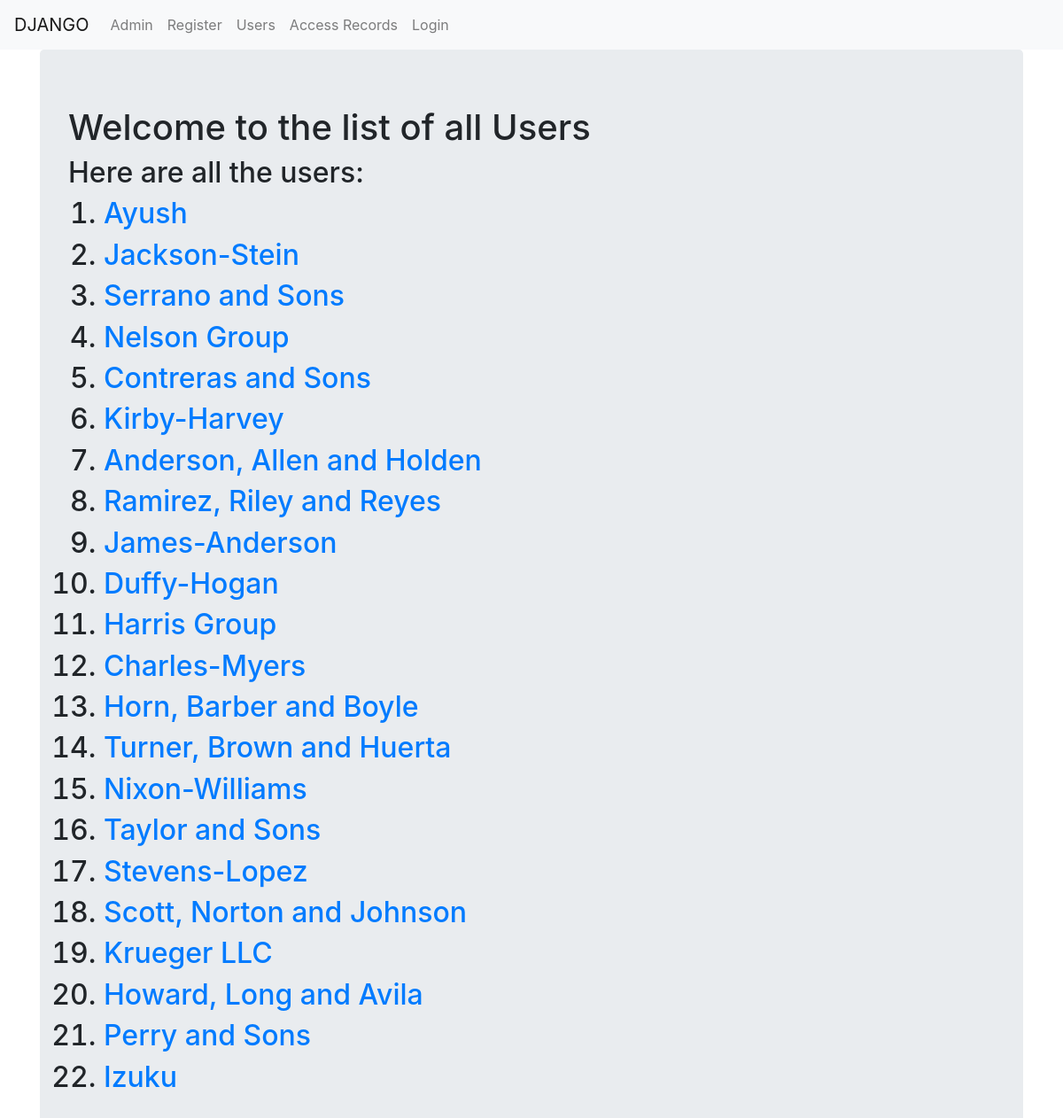
Page /webapp/users_list/ on the earlier database version.
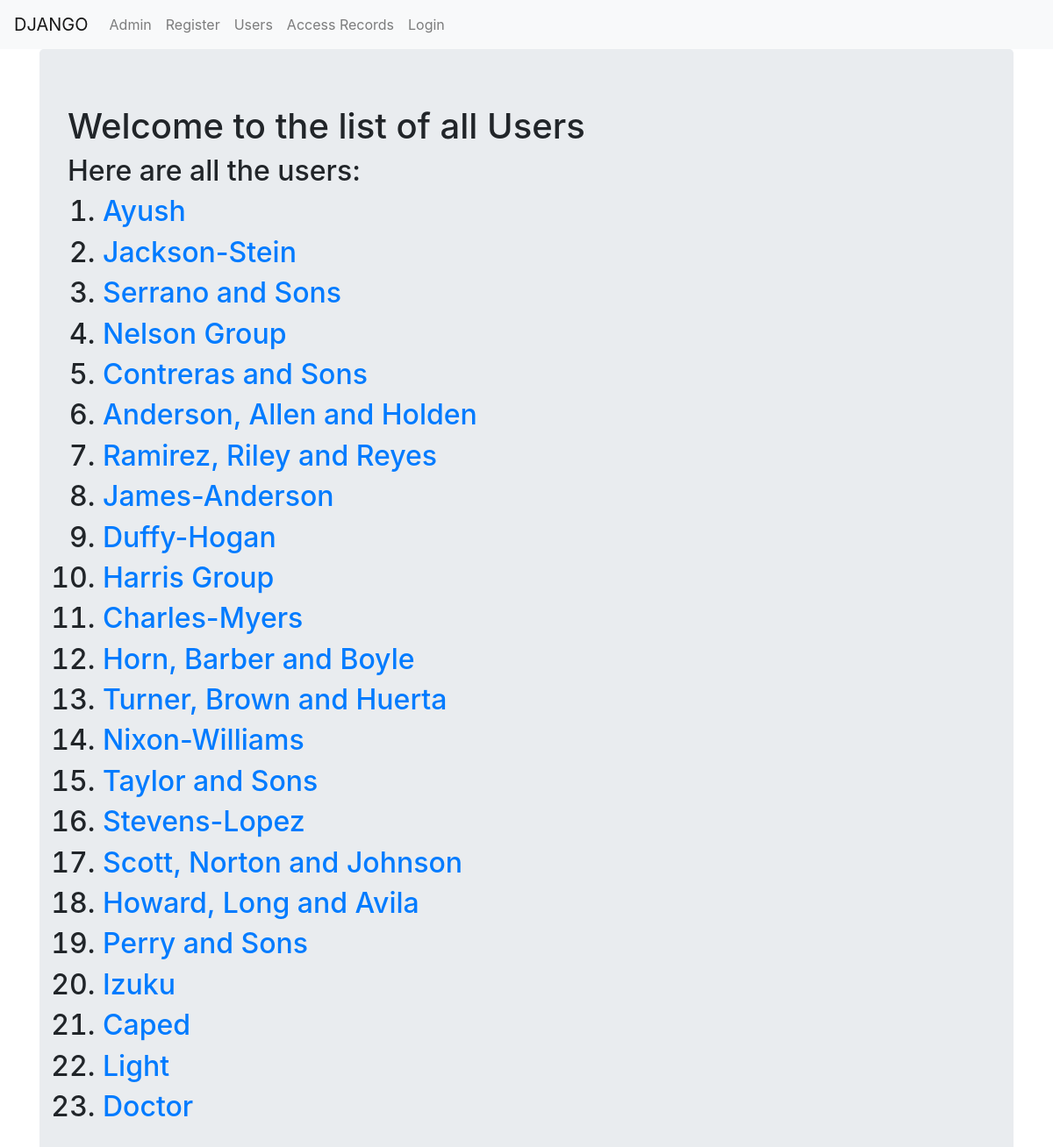
Same page on the later database version.
### webapp/models.py (models this page shows, shortened)
class User(models.Model):
    first_name = models.CharField(max_length=64)
    last_name = models.CharField(max_length=64)
    email = models.EmailField()

### webapp/views.py (the view)
class UsersListView(ListView):
    model = User
    template_name = 'webapp/user_list.html'

### templates/webapp/user_list.html
{% extends "webapp/base.html" %}
{% block body_block %}
<div class="jumbotron">
  <h1>Welcome to the list of all Users</h1>
  <h2>Here are all the users:</h2>
  <ol>
    {% for user in user_list %}
    <h2><li><a href="{{ user.id }}">{{ user.first_name }}</a></li></h2>
    {% endfor %}
  </ol>
</div>
{% endblock %}

### templates/webapp/base.html (shortened to what this page needs)
<!DOCTYPE html>
<html lang="en" dir="ltr">
  <head>
    <link rel="stylesheet" href="https://stackpath.bootstrapcdn.com/bootstrap/4.1.3/css/bootstrap.min.css"
>
  </head>
  <body>
    <nav class="navbar navbar-expand-lg navbar-light bg-light">
      <div class="navbar-nav">
        <a class="navbar-brand" href="{% url 'index' %}">DJANGO</a>
        <a class="nav-item nav-link" href="{% url 'admin:index' %}">Admin</a>
        <a class="nav-item nav-link" href="{% url 'webapp:register' %}">Register</a>
        <a class="nav-item nav-link" href="{% url 'webapp:users' %}">Users</a>
        <a class="nav-item nav-link" href="{% url 'webapp:accrec' %}">Access Records</a>
        {% if user.is_authenticated %}
        <a class="nav-item nav-link" href="{% url 'logout' %}">Logout</a>
        {% else %}
        <a class="nav-item nav-link" href="{% url 'webapp:user_login' %}">Login</a>
        {% endif %}
      </div>
    </nav>
    <div class="container">
      {% block body_block %}{% endblock %}
    </div>
  </body>
</html>

Differences in the rows shown:
removed User: first_name "Kirby-Harvey"
removed User: first_name "Krueger LLC"
added User: first_name "Caped"
added User: first_name "Light"
added User: first_name "Doctor"
